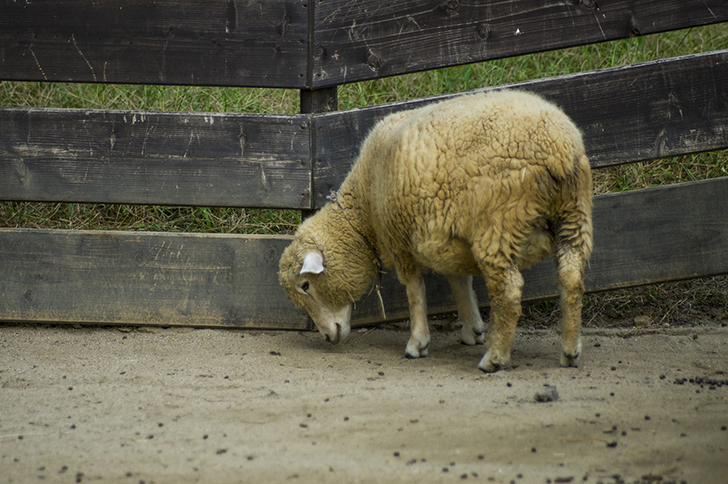
//> input picture hituji.jpg, 728 x 484 px
$ ./main   (built with g++ and OpenCV 4)
//> lines starting //> are read from the running program, lines starting //| are printed output that depends on the picture; after the words box and inside, x2 and y2 are one past the last pixel; in counts of white or black regions, pixels touching at a corner belong together
### Gauss.h
#include <opencv\cv.h>
#include <opencv\highgui.h>

#define M_PI 3.1415926535897932384626433832795

class Gauss
{
public:
	Gauss();
	void dataSet(cv::Vec3d color, cv::Point p);
	void dataClear(void);
	void calcAverage(void);
	void calcSigma(void);
	void output(void);
	double distribution(cv::Vec3d color);
	bool isAveCalc;
	bool isData;
	double ave[3];
	cv::Point p_ave;


protected:
	std::vector< cv::Vec3d > data;
	std::vector< cv::Point > point;


private:
	cv::Mat sigma = (cv::Mat_<double>(3, 3));

};

### Kmeans.h
#include <opencv\cv.h>
#include <opencv\highgui.h>
#include "Gauss.h"
#include <random>

#define CLUSTER_SIZE 5

class Cluster : public Gauss
{
public:
	double distance(cv::Vec3d color, cv::Point p, bool flag);
	bool isSmall(void);
private:
};


namespace kmeans
{
	void run(cv::Mat src, cv::Rect roi, std::vector<Cluster> &cluster);
	void run(cv::Mat src, cv::Mat mask, std::vector<Cluster> &cluster);
	void run(cv::Mat src, std::vector<Cluster> &cluster);
}

### filter.h
#include <opencv\cv.h>
#include <opencv\highgui.h>

#define M_PI 3.1415926535897932384626433832795


namespace filter
{
	double gauss(double x, double sigma);
	void bilateral(cv::Mat src, cv::Mat dst, std::vector<double> &fg, std::vector<double> &bg);
	void bilateral(cv::Mat src, cv::Mat dst, std::vector<double> &fg);
}

### Gauss.cpp
#include "Gauss.h"
#include <iostream>

Gauss::Gauss()
{
	int i, j;
	isAveCalc = false;
	isData = false;
	for (i = 0; i < 3; i++){
		ave[i] = 0;
		for (j = 0; j < 3; j++){
			sigma.at<double>(i, j) = 0;
		}
	}


}

void Gauss::dataSet(cv::Vec3d color, cv::Point p)
{
	int i = 0;
	isData = true;
	data.push_back(color);
	point.push_back(p);
}
void Gauss::dataClear(void)
{
	std::vector<cv::Vec3d>().swap(data);
	std::vector<cv::Point>().swap(point);
	isData = false;
}

void Gauss::calcAverage(void)
{
	int i = 0;
	int j = 0;

	for (i = 0; i < 3; i++){
		ave[i] = 0;
		for (j = 0; j < (int)data.size(); j++){
			ave[i] += data[j][i];
		}
	}

	for (i = 0; i < 3; i++){
		ave[i] /= (double)data.size();
	}

	for (i = 0; i < (int)point.size(); i++){
		p_ave += point[i];
	}

	p_ave.x /= (double)point.size();
	p_ave.y /= (double)point.size();

	isAveCalc = true;

}

// [61 lines left out: functions calcSigma, output, distribution, not called in this run]

### Kmeans.cpp
#include "Kmeans.h"

double Cluster::distance(cv::Vec3d color, cv::Point p, bool flag)
{
	double dist = 0;
	int i;

	for (i = 0; i < 3; i++){
		dist += (ave[i] - color[i]) * (ave[i] - color[i]);
	}
	if (flag){
		dist += (double)(p_ave.x - p.x) * (double)(p_ave.x - p.x) + (double)(p_ave.y - p.y) * (double)(p_ave.y - p.y);
	}
	return sqrt(dist);

}

bool Cluster::isSmall(void)
{
	if (point.size() < (size_t)50){
		return true;
	}
	else{
		return false;
	}
}

namespace kmeans
{
	void run(cv::Mat src, cv::Rect roi, std::vector<Cluster> &cluster)
	{
		std::mt19937 mt(99);
		int x, y;
		int i, j;
		char t;
		double p;
		double diff = 0;
		bool flag = false;
		std::vector<Cluster>::iterator rmv_itr;
		cv::Mat img;
		src.copyTo(img);

		cv::Vec3d color(0, 0, 0);
		for (y = 0; y < src.rows; y++){
			for (x = 0; x < src.cols; x++){
				if (y > roi.tl().y && x > roi.tl().x && y < roi.br().y && x < roi.br().x)	continue;
				color[0] = (double)src.data[y * src.step + x * src.elemSize()];
				color[1] = (double)src.data[y * src.step + x * src.elemSize() + 1];
				color[2] = (double)src.data[y * src.step + x * src.elemSize() + 2];
				cluster[mt() % (int)cluster.size()].dataSet(color, cv::Point(x, y));
			}
		}

		cv::namedWindow("k-means", cv::WINDOW_AUTOSIZE);
		cv::imshow("k-means", img);
		cv::waitKey(0);
		for (t = 0; t != 27; t = cv::waitKey(12)){

			/* 分散と平均計算 */
			for (i = 0; i < (int)cluster.size(); i++){
				if (cluster[i].isData){
					cluster[i].calcAverage();
					// [5 lines of commented-out code are left out]
				}
			}
			std::cout << "before : " << cluster.size() << std::endl;

			/* クラスタ統合処理 */
			for (i = 0; i < (int)cluster.size(); i++){
				if (!cluster[i].isAveCalc)	continue;
				/* 小さいクラスタであれば消去 */
				if (cluster[i].isSmall()){
					cluster[i].dataClear();
					cluster[i].isAveCalc = false;
					continue;
				}
				for (j = 0; j < (int)cluster.size(); j++){
					if (i == j || !(cluster[j].isAveCalc))	continue;
					color[0] = cluster[j].ave[0];
					color[1] = cluster[j].ave[1];
					color[2] = cluster[j].ave[2];
					/* クラスタの色空間距離が規定値以下であったら近いクラスタを消去 */
					if (cluster[i].distance(color, cluster[j].p_ave, true) < 5){
						cluster[j].dataClear();
						cluster[j].isAveCalc = false;
					}
				}
			}

			/* データを持たないクラスタの削除処理 */
			rmv_itr = std::remove_if(cluster.begin(), cluster.end(), [&](Cluster cls){return !(cls.isData); });
			for (; rmv_itr != cluster.end(); cluster.pop_back());
			std::cout << "after : " << cluster.size() << std::endl;

			for (i = 0; i < (int)cluster.size(); i++){
				cluster[i].dataClear();
			}

			/* どのクラスタに含まれるのかチェック */
			for (y = 0; y < src.rows; y++){
				for (x = 0; x < src.cols; x++){
					if (y > roi.tl().y && x > roi.tl().x && y < roi.br().y && x < roi.br().x){
						img.data[y * img.step + x * img.elemSize()] = 0;
						img.data[y * img.step + x * img.elemSize() + 1] = 0;
						img.data[y * img.step + x * img.elemSize() + 2] = 0;
						continue;
					}
					color[0] = (double)src.data[y * src.step + x * src.elemSize()];
					color[1] = (double)src.data[y * src.step + x * src.elemSize() + 1];
					color[2] = (double)src.data[y * src.step + x * src.elemSize() + 2];

					flag = false;
					j = 0;
					for (i = 0; i < (int)cluster.size(); i++){
						if (cluster[i].isAveCalc){
							if (flag){
								if (p > cluster[i].distance(color, cv::Point(x, y), true)){
									p = cluster[i].distance(color, cv::Point(x, y), true);
									j = i;
								}
							}
							else{
								p = cluster[i].distance(color, cv::Point(x, y), true);
								j = i;
								flag = true;
							}
						}
					}
					cluster[j].dataSet(color, cv::Point(x, y));
					img.data[y * img.step + x * img.elemSize()] = (uchar)cluster[j].ave[0];
					img.data[y * img.step + x * img.elemSize() + 1] = (uchar)cluster[j].ave[1];
					img.data[y * img.step + x * img.elemSize() + 2] = (uchar)cluster[j].ave[2];
				}
			}

			for (i = 0; i < (int)cluster.size(); i++){
				cluster[i].isAveCalc = false;
			}
			cv::imshow("k-means", img);

		}

		for (i = 0; i < (int)cluster.size(); i++){
			if (cluster[i].isData){
				cluster[i].calcAverage();
				cluster[i].calcSigma();
				cluster[i].dataClear();
				/*std::cout << i << std::endl;
				cluster[i].output();
				std::cout << std::endl;
				*/
			}
		}

	}

	// [258 lines left out: functions run, run, not called in this run]
}

### main.cpp
#include "filter.h"
#include "Kmeans.h"

#define GENERATE 0


void MouseCall(int event, int x, int y, int flags, void *data);

void g_cut(cv::Mat src, cv::Mat &dst, cv::Rect roi);
void g_cut(cv::Mat src, cv::Mat &dst, cv::Mat mask, cv::Mat mb);
void likeliHood(cv::Mat src, cv::Mat dst, std::vector<Cluster> cluster);
void likeliHood(cv::Mat src, cv::Mat dst, cv::Mat mask, std::vector<Cluster> cluster);
void likeliHood(cv::Mat src, std::vector<Cluster> cluster, std::vector<double> &like);

namespace my
{
	// [44 lines left out: functions resize, edge, filter, not called in this run]
};


int main(void)
{
	// 볺쀍됪몴
	cv::Mat src = cv::imread("hituji.jpg", cv::IMREAD_UNCHANGED);
//> src is the input picture: 484 rows x 728 cols, CV_8UC3; mean B, G, R 76.6, 95.1, 98.2
	cv::Point first(227, 189);
	cv::Point end(614, 536);
	cv::Mat maskF, copy, maskB, mask;
	cv::Mat gc;
	cv::Mat honke;
	std::string file_name;
	double sr[5] = { 1, 2, 3, 4, 5 };
	double ss[5] = { 30, 10, 150, 300, 400 };

	if (src.empty()) return 0;
#if	GENERATE == 0

	// [133 lines of commented-out code are left out]
	first.x = 273;
	first.y = 87;
	end.x = 598;
	end.y = 376;

	cv::Mat b, g, r, bi, likeB, likeF;
	std::vector<cv::Mat> bgr;
	std::vector<cv::Mat> re;

	cv::Rect roi(first.x - 10, first.y - 10, end.x - first.x + 20, end.y - first.y + 20);

	if (roi.x < 0){
		roi.x = 0;
	}
	if (roi.y < 0){
		roi.y = 0;
	}
	if (roi.br().y > src.rows){
		roi.height = src.rows - roi.y;
	}
	if (roi.br().x > src.cols){
		roi.width = src.cols - roi.x;
	}

	std::cout << roi.tl() << roi.br() << std::endl;
	cv::Mat fg_image = cv::Mat(src, roi);
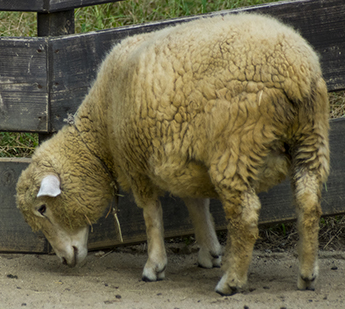
//> fg_image: 309 rows x 345 cols, CV_8UC3; mean B, G, R 71.9, 99, 105.9

	//Cluster fore[CLUSTER_SIZE], back[CLUSTER_SIZE];
	std::vector<Cluster> fore(fg_image.cols + fg_image.rows);
	std::vector<Cluster> back(src.cols + src.rows);
	// [7 lines of commented-out code are left out]


	cv::Mat sample = cv::Mat::ones(fg_image.rows, fg_image.cols, CV_8UC1) * 255;

	std::vector<double> bg(fg_image.cols * fg_image.rows, 0);
	std::vector<double> fg(fg_image.cols * fg_image.rows, 0);

	src.copyTo(copy);
	src.copyTo(gc);
	cv::rectangle(copy, roi, cv::Scalar(0, 0, 255), 2, 8);
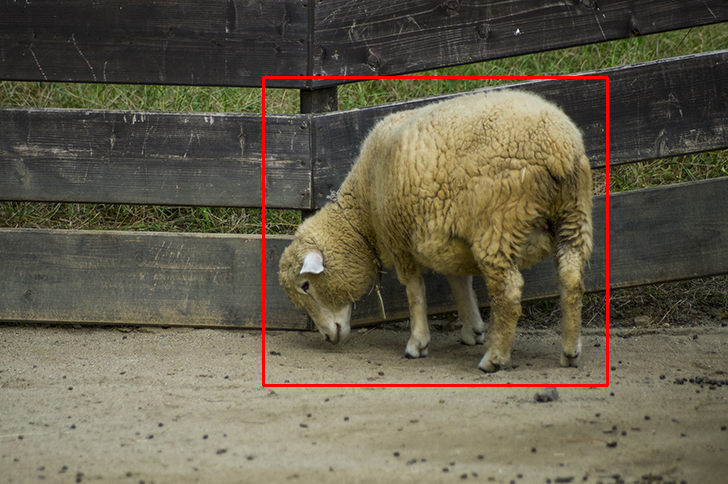
//> copy: 484 rows x 728 cols, CV_8UC3; 1.11% of pixels changed, all inside (x1, y1, x2, y2) = (262, 76, 609, 387)

	cv::cvtColor(fg_image, maskF, cv::COLOR_BGR2GRAY);
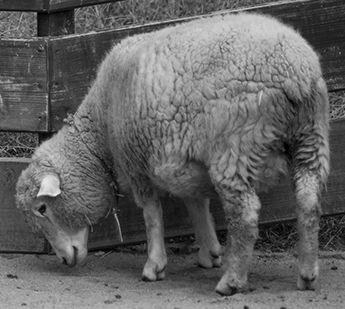
//> maskF: 309 rows x 345 cols, CV_8UC1; min 0, max 236, mean 98
	cv::cvtColor(fg_image, likeF, cv::COLOR_BGR2GRAY);
	cv::cvtColor(fg_image, likeB, cv::COLOR_BGR2GRAY);

	cv::namedWindow("main", cv::WINDOW_AUTOSIZE);
	cv::imshow("main", copy);
	cv::waitKey(0);
	kmeans::run(src, roi, back);
//> (the run ends here: the time limit is reached, at `dist += (ave[i] - color[i]) * (ave[i] - color[i]);`)
